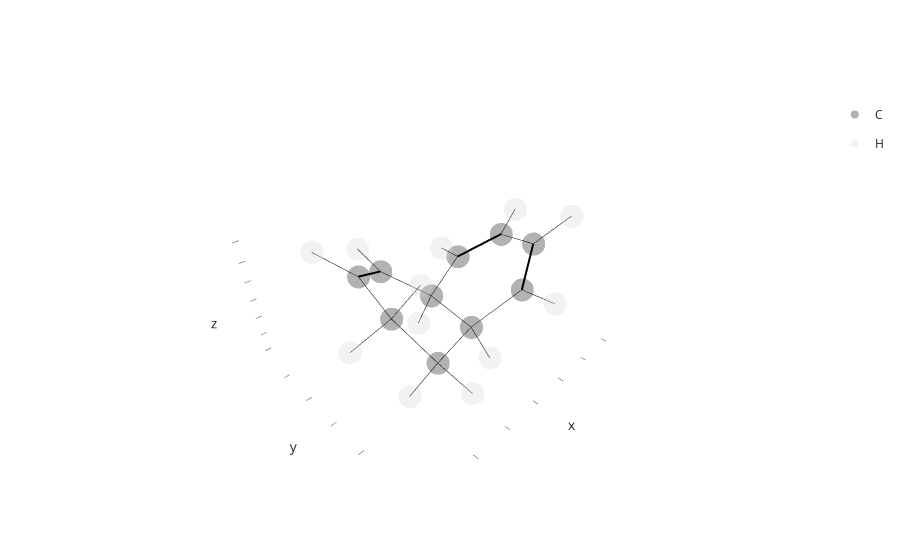

This figure's notebook cell:
### Markdown cell above
Almost there, the only thing left is the naphthalene. We know the drill by now, so let's just quickly visualize to find out what the carbon we want to connect is called.

### Code cell
naphthalene.show()

### Figure 1 — Plotly figure (JSON) as saved in the notebook; plotly's stock layout.template omitted (floating-point values rounded to 4 significant figures)
{"data": [{"customdata": [["C1", 1, 1, "UNK", "A"], ["C2", 2, 1, "UNK", "A"], ["C6", 3, 1, "UNK", "A"], ["C5", 4, 1, "UNK", "A"], ["C3", 5, 1, "UNK", "A"], ["C7", 6, 1, "UNK", "A"], ["C10", 7, 1, "UNK", "A"], ["C4", 8, 1, "UNK", "A"], ["C8", 9, 1, "UNK", "A"], ["C9", 10, 1, "UNK", "A"]], "hovertemplate": "atom_element=C<br>x=%{x}<br>y=%{y}<br>z=%{z}<br>atom_id=%{customdata[0]}<br>atom_serial=%{customdata[1]}<br>residue_serial=%{customdata[2]}<br>residue_name=%{customdata[3]}<br>chain_id=%{customdata[4]}<extra></extra>", "legendgroup": "C", "marker": {"color": "black", "opacity": 0.3, "symbol": "circle"}, "mode": "markers", "name": "C", "scene": "scene", "showlegend": true, "type": "scatter3d", "x": [0.063, -0.1026, 1.541, 2.209, 0.9058, -0.8068, -1.502, 1.92, -1.906, -2.321], "y": [0.7481, -0.8081, 1.153, 0.5709, -1.508, 1.468, -1.224, -0.8868, 0.903, -0.4172], "z": [-0.8102, -0.7729, -0.6837, 0.5614, 0.1112, 0.1998, -0.3707, 0.7279, 0.7182, 0.3189]}, {"customdata": [["H1", 11, 1, "UNK", "A"], ["H2", 12, 1, "UNK", "A"], ["H61", 13, 1, "UNK", "A"], ["H62", 14, 1, "UNK", "A"], ["H51", 15, 1, "UNK", "A"], ["H52", 16, 1, "UNK", "A"], ["H3", 17, 1, "UNK", "A"], ["H7", 18, 1, "UNK", "A"], ["H10", 19, 1, "UNK", "A"], ["H4", 20, 1, "UNK", "A"], ["H8", 21, 1, "UNK", "A"], ["H9", 22, 1, "UNK", "A"]], "hovertemplate": "atom_element=H<br>x=%{x}<br>y=%{y}<br>z=%{z}<br>atom_id=%{customdata[0]}<br>atom_serial=%{customdata[1]}<br>residue_serial=%{customdata[2]}<br>residue_name=%{customdata[3]}<br>chain_id=%{customdata[4]}<extra></extra>", "legendgroup": "H", "marker": {"color": "lightgray", "opacity": 0.3, "symbol": "circle"}, "mode": "markers", "name": "H", "scene": "scene", "showlegend": true, "type": "scatter3d", "x": [-0.2791, 0.0663, 1.647, 2.077, 1.882, 3.292, 0.7936, -0.5502, -1.838, 2.582, -2.529, -3.313], "y": [1.098, -1.174, 2.245, 0.7972, 1.105, 0.7162, -2.58, 2.486, -2.222, -1.462, 1.443, -0.7484], "z": [-1.795, -1.795, -0.6792, -1.574, 1.461, 0.4793, 0.2553, 0.4807, -0.6386, 1.369, 1.422, 0.6078]}, {"hoverinfo": "skip", "line": {"color": "black", "width": 1}, "mode": "lines", "showlegend": false, "type": "scatter3d", "x": [0.063, -0.1026], "y": [0.7481, -0.8081], "z": [-0.8102, -0.7729]}, {"hoverinfo": "skip", "line": {"color": "black", "width": 1}, "mode": "lines", "showlegend": false, "type": "scatter3d", "x": [0.063, 1.541], "y": [0.7481, 1.153], "z": [-0.8102, -0.6837]}, {"hoverinfo": "skip", "line": {"color": "black", "width": 1}, "mode": "lines", "showlegend": false, "type": "scatter3d", "x": [0.063, -0.8068], "y": [0.7481, 1.468], "z": [-0.8102, 0.1998]}, {"hoverinfo": "skip", "line": {"color": "black", "width": 1}, "mode": "lines", "showlegend": false, "type": "scatter3d", "x": [0.063, -0.2791], "y": [0.7481, 1.098], "z": [-0.8102, -1.795]}, {"hoverinfo": "skip", "line": {"color": "black", "width": 1}, "mode": "lines", "showlegend": false, "type": "scatter3d", "x": [-0.1026, 0.9058], "y": [-0.8081, -1.508], "z": [-0.7729, 0.1112]}, {"hoverinfo": "skip", "line": {"color": "black", "width": 1}, "mode": "lines", "showlegend": false, "type": "scatter3d", "x": [-0.1026, -1.502], "y": [-0.8081, -1.224], "z": [-0.7729, -0.3707]}, {"hoverinfo": "skip", "line": {"color": "black", "width": 1}, "mode": "lines", "showlegend": false, "type": "scatter3d", "x": [-0.1026, 0.0663], "y": [-0.8081, -1.174], "z": [-0.7729, -1.795]}, {"hoverinfo": "skip", "line": {"color": "black", "width": 1}, "mode": "lines", "showlegend": false, "type": "scatter3d", "x": [1.541, 2.209], "y": [1.153, 0.5709], "z": [-0.6837, 0.5614]}, {"hoverinfo": "skip", "line": {"color": "black", "width": 1}, "mode": "lines", "showlegend": false, "type": "scatter3d", "x": [1.541, 1.647], "y": [1.153, 2.245], "z": [-0.6837, -0.6792]}, {"hoverinfo": "skip", "line": {"color": "black", "width": 1}, "mode": "lines", "showlegend": false, "type": "scatter3d", "x": [1.541, 2.077], "y": [1.153, 0.7972], "z": [-0.6837, -1.574]}, {"hoverinfo": "skip", "line": {"color": "black", "width": 1}, "mode": "lines", "showlegend": false, "type": "scatter3d", "x": [2.209, 1.92], "y": [0.5709, -0.8868], "z": [0.5614, 0.7279]}, {"hoverinfo": "skip", "line": {"color": "black", "width": 1}, "mode": "lines", "showlegend": false, "type": "scatter3d", "x": [2.209, 1.882], "y": [0.5709, 1.105], "z": [0.5614, 1.461]}, {"hoverinfo": "skip", "line": {"color": "black", "width": 1}, "mode": "lines", "showlegend": false, "type": "scatter3d", "x": [2.209, 3.292], "y": [0.5709, 0.7162], "z": [0.5614, 0.4793]}, {"hoverinfo": "skip", "line": {"color": "black", "width": 4}, "mode": "lines", "showlegend": false, "type": "scatter3d", "x": [0.9058, 1.92], "y": [-1.508, -0.8868], "z": [0.1112, 0.7279]}, {"hoverinfo": "skip", "line": {"color": "black", "width": 1}, "mode": "lines", "showlegend": false, "type": "scatter3d", "x": [0.9058, 0.7936], "y": [-1.508, -2.58], "z": [0.1112, 0.2553]}, {"hoverinfo": "skip", "line": {"color": "black", "width": 4}, "mode": "lines", "showlegend": false, "type": "scatter3d", "x": [-0.8068, -1.906], "y": [1.468, 0.903], "z": [0.1998, 0.7182]}, {"hoverinfo": "skip", "line": {"color": "black", "width": 1}, "mode": "lines", "showlegend": false, "type": "scatter3d", "x": [-0.8068, -0.5502], "y": [1.468, 2.486], "z": [0.1998, 0.4807]}, {"hoverinfo": "skip", "line": {"color": "black", "width": 4}, "mode": "lines", "showlegend": false, "type": "scatter3d", "x": [-1.502, -2.321], "y": [-1.224, -0.4172], "z": [-0.3707, 0.3189]}, {"hoverinfo": "skip", "line": {"color": "black", "width": 1}, "mode": "lines", "showlegend": false, "type": "scatter3d", "x": [-1.502, -1.838], "y": [-1.224, -2.222], "z": [-0.3707, -0.6386]}, {"hoverinfo": "skip", "line": {"color": "black", "width": 1}, "mode": "lines", "showlegend": false, "type": "scatter3d", "x": [1.92, 2.582], "y": [-0.8868, -1.462], "z": [0.7279, 1.369]}, {"hoverinfo": "skip", "line": {"color": "black", "width": 1}, "mode": "lines", "showlegend": false, "type": "scatter3d", "x": [-1.906, -2.321], "y": [0.903, -0.4172], "z": [0.7182, 0.3189]}, {"hoverinfo": "skip", "line": {"color": "black", "width": 1}, "mode": "lines", "showlegend": false, "type": "scatter3d", "x": [-1.906, -2.529], "y": [0.903, 1.443], "z": [0.7182, 1.422]}, {"hoverinfo": "skip", "line": {"color": "black", "width": 1}, "mode": "lines", "showlegend": false, "type": "scatter3d", "x": [-2.321, -3.313], "y": [-0.4172, -0.7484], "z": [0.3189, 0.6078]}], "layout": {"scene": {"xaxis": {"showgrid": false, "showline": false, "showticklabels": false}, "yaxis": {"showgrid": false, "showline": false, "showticklabels": false}, "zaxis": {"showgrid": false, "showline": false, "showticklabels": false}}}}
